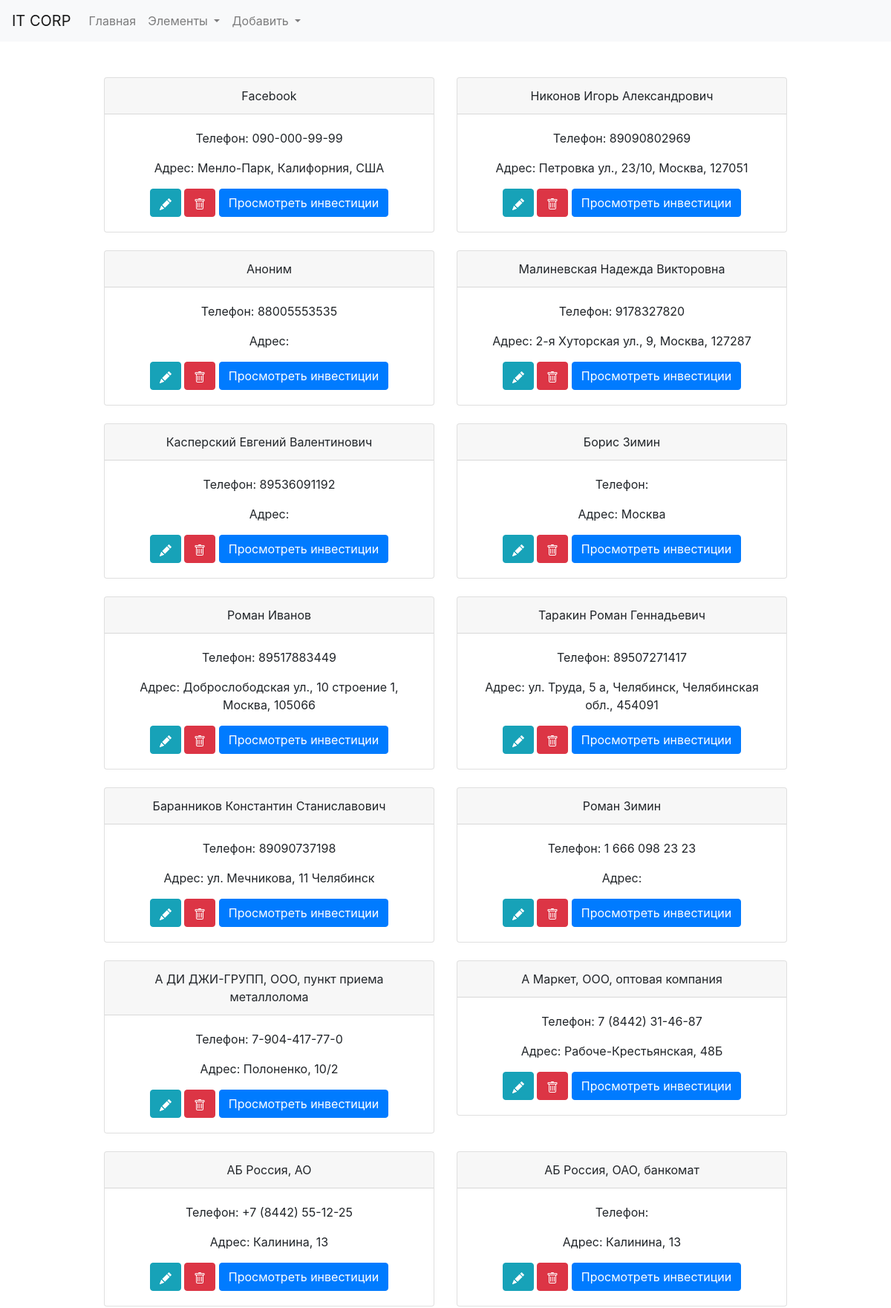
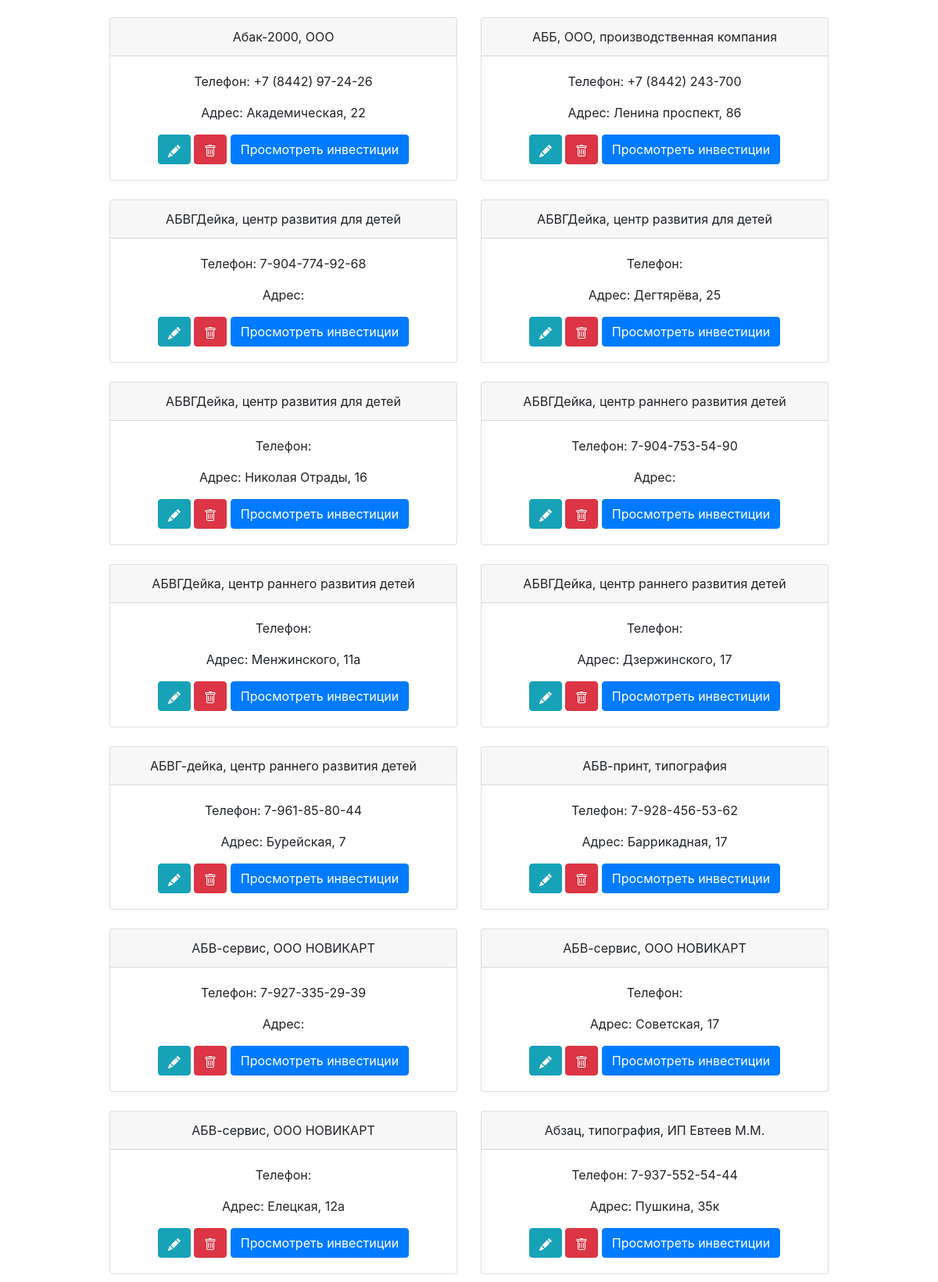
The page /investors (upper part) on the database its author committed (2 pictures, top to bottom).
### tables this page shows
CREATE TABLE `investors` (
  `id` int(10) UNSIGNED NOT NULL,
  `name` varchar(45) NOT NULL DEFAULT 'Аноним',
  `address` varchar(100) DEFAULT NULL,
  `phone` varchar(20) DEFAULT NULL
);

### repository/InvestorRepository.php (called while the page is built, shortened)
<?php
class InvestorRepository implements InvestorRepositoryInterface
{
    private DB $db;
    function __construct(DB $db)
    {
        $this->db = $db;
    }
    public function findAll(): array
    {
        $resArr = array();
        $res = $this->db->readQuery("SELECT * FROM investors");
        foreach ($res as $row) {
            array_push($resArr, $this->fromStringArray($row));
        }
        return $resArr;
    }
    public function fromStringArray(array $res) : Investor
    {
        return new Investor(
            intval($res["id"]),
            $res["name"],
            is_null($res["address"]) ? "" : $res["address"],
            $res["phone"]
        );
    }
}

### repository/DB.php (called while the page is built, shortened)
<?php
class DB{
  private mysqli $mysqli;
  function __construct(){
      $this->mysqli = new mysqli(
      DB_SETTINGS['host'],
      DB_SETTINGS['user'],
      DB_SETTINGS['pass'],
      DB_SETTINGS['db']);
      $this->mysqli->query("set names utf8;");
      $this->mysqli->set_charset("utf-8");
  }
  public function readQuery(string $query,?string $types = null,...$params) : array{
    $stmt = $this->mysqli->prepare($query);
    $stmt->execute();
    return $stmt->get_result()->fetch_all(MYSQLI_ASSOC);
  }
}
?>

### model/Investor.php (called while the page is built, shortened)
<?php
class Investor
{
    private ?int $id;
    private string $name;
    private ?string $address;
    private ?string $phone;
    public function __construct(?int $id,
                         string $name,
                         ?string $address,
                         ?string $phone
    ){
        $this->address = $address;
        $this->id = $id;
        $this->name = $name;
        $this->phone = $phone;
    }
    public function getName(): string
    {
        return $this->name;
    }
    public function getAddress(): ?string
    {
        return $this->address;
    }
    public function getPhone(): ?string
    {
        return $this->phone;
    }
    public function getId(): ?int
    {
        return $this->id;
    }
}

### view/InvestorsView.php (the view, shortened to what this page needs)
<?php
class InvestorsView implements ViewInterface
{
    private InvestorRepositoryInterface $rep;
    public function __construct(InvestorRepositoryInterface $rep)
    {
        $this->rep = $rep;
    }
    public function render(): void
    {
        $investors = $this->rep->findAll();
        foreach ($investors as $i=>$investor){
            if($i % 2 == 0)echo '<div class="row justify-content-center">';
        ?>
            <div class="col-md-5">
                <div class="card text-center">
                    <div class="card-header">
                        <?=$investor->getName(); ?>
                    </div>
                    <div class="card-body">
                        <p class="card-text">Телефон: <?=$investor->getPhone(); ?></p>
                        <p class="card-text">Адрес: <?=$investor->getAddress(); ?></p>
                        <a href="/db_app/investors/edit/<?=$investor->getId(); ?>" class="btn btn-info"></a>
                        <a href="/db_app/investors/remove/<?=$investor->getId()?>" class="btn btn-danger"></a>
                        <a href="/db_app/financing?investor=<?=$investor->getId(); ?>" class="btn btn-primary">Просмотреть инвестиции</a>
                    </div>
                </div>
            </div>
            <?php
            if($i % 2 == 1 )echo '</div><br>';
        }
    }
}

### assets/style.css (style rules this page uses)
body { overflow-x:hidden; }

### rows shown on the page
investors: name "Facebook", phone "090-000-99-99", address "Менло-Парк, Калифорния, США"
investors: name "Никонов Игорь Александрович", phone "89090802969", address "Петровка ул., 23/10, Москва, 127051"
investors: name "Аноним", phone "88005553535"
investors: name "Малиневская Надежда Викторовна", phone "9178327820", address "2-я Хуторская ул., 9, Москва, 127287"
investors: name "Касперский Евгений Валентинович", phone "89536091192"
investors: name "Борис Зимин", address "Москва"
investors: name "Роман Иванов", phone "89517883449", address "Доброслободская ул., 10 строение 1, Москва, 105066"
investors: name "Таракин Роман Геннадьевич", phone "89507271417", address "ул. Труда, 5 а, Челябинск, Челябинская обл., 454091"
investors: name "Баранников Константин Станиславович", phone "89090737198", address "ул. Мечникова, 11 Челябинск"
investors: name "Роман Зимин", phone "1 666 098 23 23"
investors: name "А ДИ ДЖИ-ГРУПП, ООО, пункт приема металлолома", phone "7-904-417-77-0", address "Полоненко, 10/2"
investors: name "А Маркет, ООО, оптовая компания", phone "7 (8442) 31-46-87", address "Рабоче-Крестьянская, 48Б"
investors: name "АБ Россия, АО", phone "+7 (8442) 55-12-25", address "Калинина, 13"
investors: name "АБ Россия, ОАО, банкомат", address "Калинина, 13"
investors: name "Абак-2000, ООО", phone "+7 (8442) 97-24-26", address "Академическая, 22"
investors: name "АББ, ООО, производственная компания", phone "+7 (8442) 243-700", address "Ленина проспект, 86"
investors: name "АБВГДейка, центр развития для детей", phone "7-904-774-92-68"
investors: name "АБВГДейка, центр развития для детей", address "Дегтярёва, 25"
investors: name "АБВГДейка, центр развития для детей", address "Николая Отрады, 16"
investors: name "АБВГДейка, центр раннего развития детей", phone "7-904-753-54-90"
investors: name "АБВГДейка, центр раннего развития детей", address "Менжинского, 11а"
investors: name "АБВГДейка, центр раннего развития детей", address "Дзержинского, 17"
investors: name "АБВГ-дейка, центр раннего развития детей", phone "7-961-85-80-44", address "Бурейская, 7"
investors: name "АБВ-принт, типография", phone "7-928-456-53-62", address "Баррикадная, 17"
investors: name "АБВ-сервис, ООО НОВИКАРТ", phone "7-927-335-29-39"
investors: name "АБВ-сервис, ООО НОВИКАРТ", address "Советская, 17"
investors: name "АБВ-сервис, ООО НОВИКАРТ", address "Елецкая, 12а"
investors: name "Абзац, типография, ИП Евтеев М.М.", phone "7-937-552-54-44", address "Пушкина, 35к"
